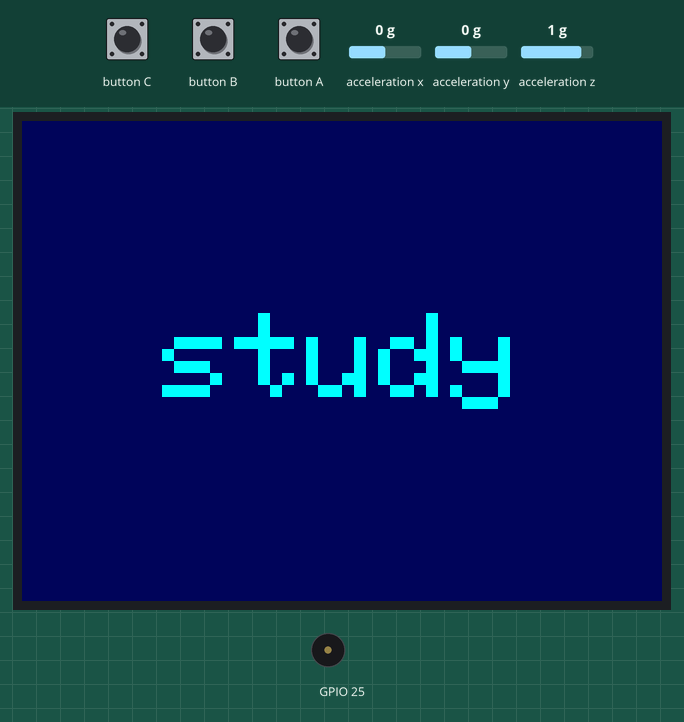
The sketch below on a simulated ESP32. Parts: 320×240 colour display, buzzer (waves = sounding). Inputs (shaded band) come from the test bench; at power-on: acceleration z 1 g, acceleration x 0 g, acceleration y 0 g. WiFi joins after 1.5 s; servers stay silent unless stated; uploads are accepted with an empty reply; what the sketch prints to the serial monitor is not drawn.

Above: at 3.0 s.
3.1 s: acceleration z set to 0.7 g
At 5.9 s:
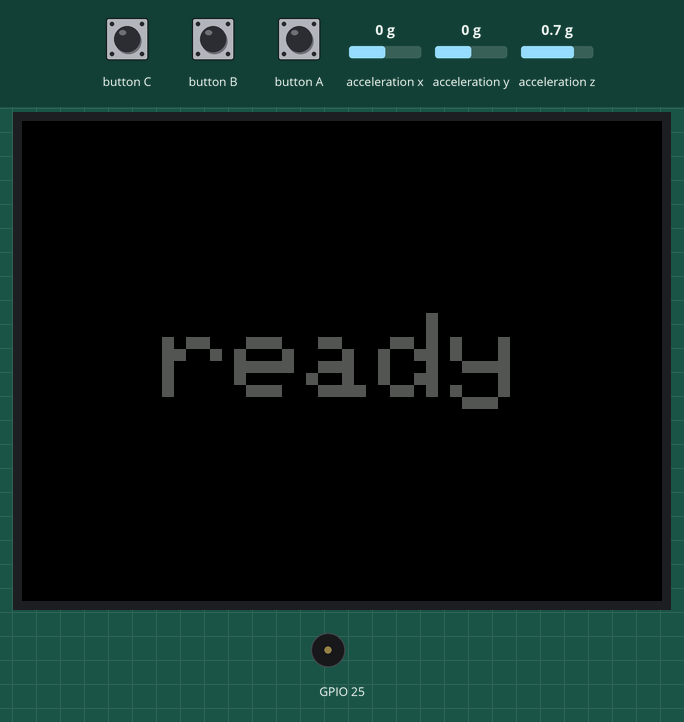
6.1 s: acceleration x set to -0.7 g
9.1 s: acceleration x set to -1 g
At 11.9 s:
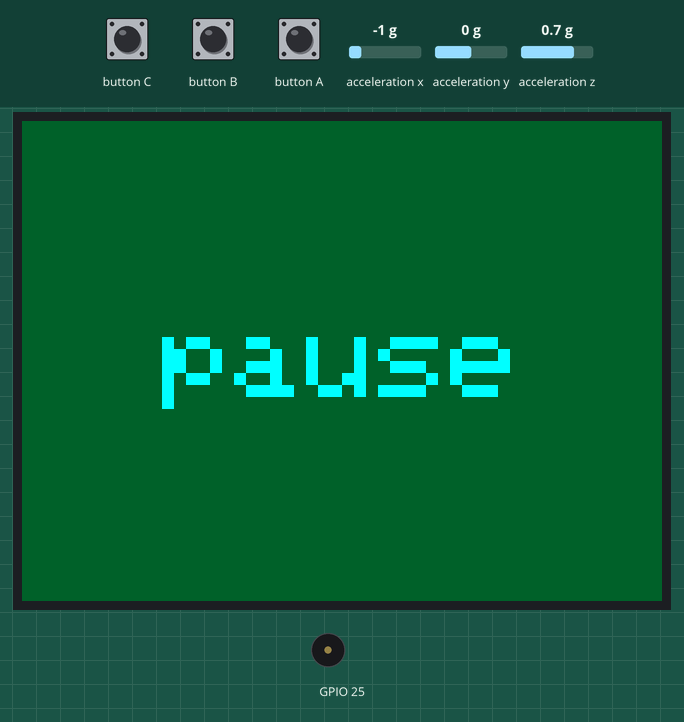
12.1 s: acceleration x set to 0.7 g
At 14.9 s:
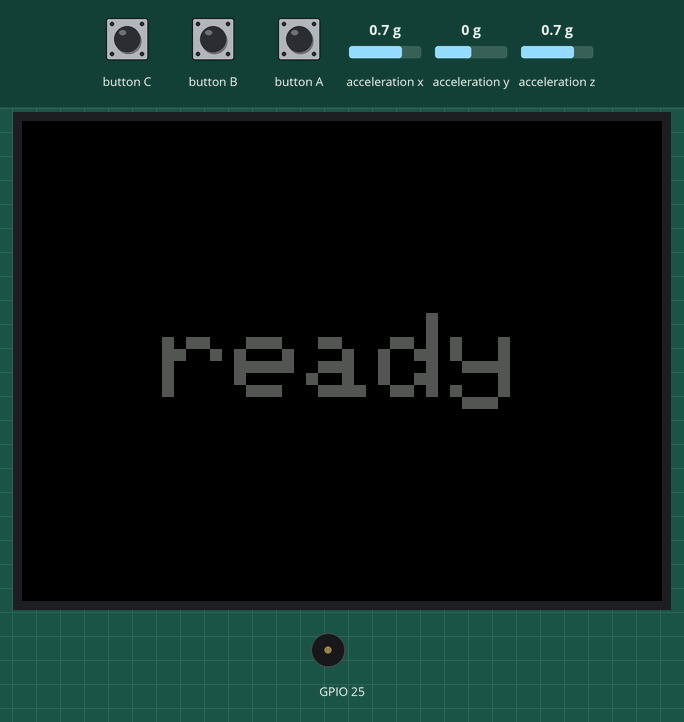
15.1 s: acceleration x set to 1 g
At 17.9 s:
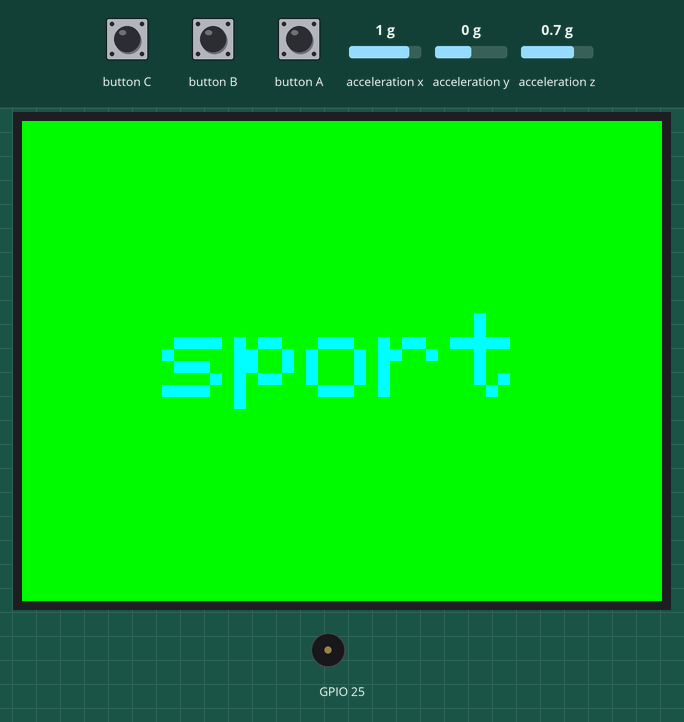
18.1 s: acceleration z set to 1.4 g
At 20.3 s:
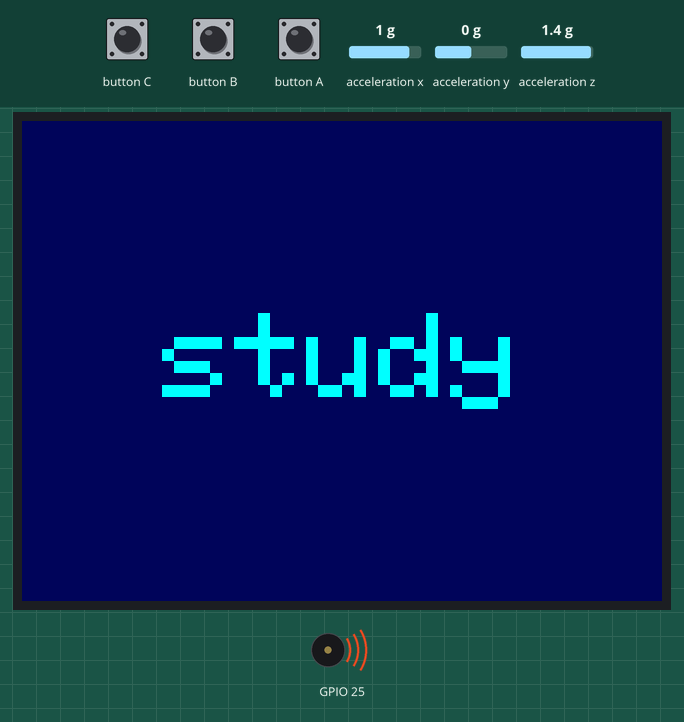
Timing chart, 0 to 21.9 s (numbered marks = the images above; inputs shaded):
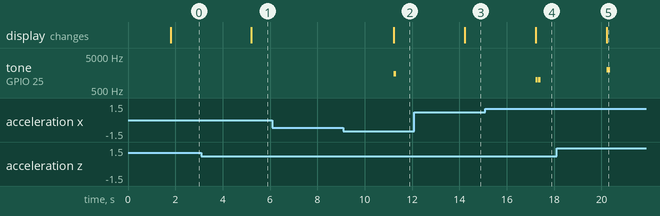

The sketch:

FlowCube.ino
```cpp
// FlowCube - M5Stack Core2 主程序 (极简纯净版)
// 功能：IMU 绝对 2 秒防抖 + 超大字体纯净显示 + 亮蓝色调优 + WebSocket / HTTP 上报

#include <M5Unified.h>
#include <WiFi.h>
#include <HTTPClient.h>
#include <ArduinoJson.h>
#include <WebSocketsClient.h>
#include "config.h"

// ── 检测阈值 ──────────────────────────────────────────────────────
#define TILT_THRESHOLD   0.8f   // 按规格：0.8 G
#define POLL_INTERVAL_MS 50     // IMU 采样间隔（ms）
#define PING_INTERVAL_MS 20000  // WebSocket keepalive 间隔（ms）

// ── 姿态定义 ──────────────────────────────────────────────────────
enum Face { FACE_IDLE, FACE_STUDY, FACE_PAUSE, FACE_SPORT, FACE_REST, FACE_UNKNOWN };

const char* faceActions[] = { "idle", "study", "pause", "exercise", "rest", "unknown" };

// ── 全局状态 ──────────────────────────────────────────────────────
Face     currentFace  = FACE_UNKNOWN;
Face     pendingFace  = FACE_UNKNOWN;
Face     lastSentFace = FACE_UNKNOWN;

uint32_t stableStartTime = 0;   // 用于精确记录 2 秒防抖的时间戳
bool     wsConnected  = false;
bool     wifiConnected = false;
uint32_t lastPingMs   = 0;
uint32_t lastImuMs    = 0;

WebSocketsClient wsClient;

// ─────────────────────────────────────────────────────────────────
// 震动与声音控制
// ─────────────────────────────────────────────────────────────────
void vibrate(int count, int onMs, int offMs) {
  for (int i = 0; i < count; i++) {
    M5.Power.setVibration(255);
    delay(onMs);
    M5.Power.setVibration(0);
    if (i < count - 1) delay(offMs);
  }
}

void playStudySound() { M5.Speaker.tone(2000, 150); }
void playSportSound() {
  M5.Speaker.tone(1000, 100);
  delay(120);
  M5.Speaker.tone(1000, 100);
}
void playPauseSound() { M5.Speaker.tone(1500, 100); }
void playEndSound()   { M5.Speaker.tone(500, 400);  }

// ─────────────────────────────────────────────────────────────────
// 极简屏幕绘制 (仅显示超大状态文字)
// ─────────────────────────────────────────────────────────────────
void drawScreen(Face face) {
  uint32_t bg = TFT_BLACK;
  String displayText = "";

  switch (face) {
    case FACE_STUDY:
      bg = M5.Display.color565(0, 170, 255);
      displayText = "study";
      break;
    case FACE_PAUSE:
      bg = M5.Display.color565(100, 100, 100);
      displayText = "pause";
      break;
    case FACE_SPORT:
      bg = TFT_RED;
      displayText = "sport";
      break;
    case FACE_REST:
      bg = TFT_GREEN;
      displayText = "end";
      break;
    default:
      bg = TFT_BLACK;
      displayText = "ready";
      break;
  }
  M5.Display.fillScreen(bg);

  // 文字颜色：绿色背景用黑字，其余用白字，待机用灰色
  uint32_t fg = (face == FACE_REST) ? TFT_BLACK : TFT_WHITE;
  if (face == FACE_IDLE || face == FACE_UNKNOWN) fg = 0x555555;

  // 修改点 2: 极简 UI，只有超大的状态文字
  M5.Display.setTextColor(fg);
  M5.Display.setTextDatum(MC_DATUM); // 设置绝对居中对齐
  M5.Display.setTextSize(6);         // 设置超大字号
  M5.Display.drawString(displayText, 160, 120); // 在屏幕正中心绘制
}

// ─────────────────────────────────────────────────────────────────
// 姿态事件处理
// ─────────────────────────────────────────────────────────────────
void handleFaceEvent(Face face) {
  drawScreen(face);

  switch (face) {
    case FACE_STUDY:
      playStudySound(); vibrate(1, 100, 0); break;
    case FACE_PAUSE:
      playPauseSound(); vibrate(1, 50, 0); break;
    case FACE_SPORT:
      playSportSound(); vibrate(2, 100, 120); break;
    case FACE_REST:
      playEndSound();   vibrate(1, 400, 0); break;
    default:
      return;
  }

  // 串口 JSON 打印
  StaticJsonDocument<64> serialDoc;
  serialDoc["action"] = faceActions[face];
  serializeJson(serialDoc, Serial);
  Serial.println();

  // WebSocket 发送
  if (wsConnected) {
    StaticJsonDocument<128> wsDoc;
    wsDoc["type"]      = "orientation";
    wsDoc["device_id"] = DEVICE_ID;
    wsDoc["face"]      = faceActions[face];
    wsDoc["timestamp"] = millis();
    char wsBuf[128];
    serializeJson(wsDoc, wsBuf);
    wsClient.sendTXT(wsBuf);
  }

  // HTTP POST
  if (wifiConnected) {
    HTTPClient http;
    char url[96];
    snprintf(url, sizeof(url), "http://%s:%d/device/orientation", SERVER_HOST, SERVER_PORT);
    http.begin(url);
    http.addHeader("Content-Type", "application/json");

    StaticJsonDocument<128> postDoc;
    postDoc["deviceId"]    = DEVICE_ID;
    postDoc["event"]       = "flip";
    postDoc["orientation"] = faceActions[face];
    postDoc["ts"]          = (uint32_t)(millis() / 1000);
    char postBuf[128];
    serializeJson(postDoc, postBuf);

    http.POST(postBuf);
    http.end();
  }
}

// ─────────────────────────────────────────────────────────────────
// IMU 翻转检测
// ─────────────────────────────────────────────────────────────────
Face detectFace() {
  float ax = 0.0, ay = 0.0, az = 0.0;
  M5.Imu.getAccel(&ax, &ay, &az);

  if (az >  TILT_THRESHOLD) return FACE_STUDY; // 屏幕朝上
  if (ax >  TILT_THRESHOLD) return FACE_SPORT; // 向左翻转 (Gravity on +X)
  if (ax < -TILT_THRESHOLD) return FACE_PAUSE; // 向右翻转 (Gravity on -X)
  if (ay < -TILT_THRESHOLD) return FACE_REST;  // 向前翻转 (Gravity on -Y)

  return FACE_IDLE;
}

// ─────────────────────────────────────────────────────────────────
// 网络底层代码 (WebSocket & WiFi)
// ─────────────────────────────────────────────────────────────────
void sendHandshake() {
  StaticJsonDocument<128> doc;
  doc["type"] = "handshake"; doc["client_type"] = "device"; doc["device_id"] = DEVICE_ID;
  char buf[128]; serializeJson(doc, buf); wsClient.sendTXT(buf);
}
void sendPing() {
  StaticJsonDocument<64> doc; doc["type"] = "ping";
  char buf[64]; serializeJson(doc, buf); wsClient.sendTXT(buf);
}

void onWsEvent(WStype_t type, uint8_t* payload, size_t length) {
  if (type == WStype_CONNECTED) { wsConnected = true; sendHandshake(); }
  else if (type == WStype_DISCONNECTED) { wsConnected = false; }
}

void connectWiFi() {
  M5.Display.fillScreen(TFT_BLACK);
  M5.Display.setTextColor(0x888888);
  M5.Display.setTextDatum(MC_DATUM);
  M5.Display.setTextSize(2);
  M5.Display.drawString("Connecting WiFi...", 160, 120);

  WiFi.begin(WIFI_SSID, WIFI_PASSWORD);
  int attempts = 0;
  while (WiFi.status() != WL_CONNECTED && attempts < 30) {
    delay(500); attempts++;
  }
  wifiConnected = (WiFi.status() == WL_CONNECTED);
}

// ─────────────────────────────────────────────────────────────────
// Setup & Loop
// ─────────────────────────────────────────────────────────────────
void setup() {
  auto cfg = M5.config();
  M5.begin(cfg);
  Serial.begin(115200);

  M5.Display.setBrightness(255); // 屏幕最高亮度（为了透光）
  M5.Speaker.setVolume(128);     // 开启喇叭音量

  connectWiFi();

  if (wifiConnected) {
    wsClient.begin(SERVER_HOST, SERVER_PORT, SERVER_PATH);
    wsClient.onEvent(onWsEvent);
    wsClient.setReconnectInterval(5000);
  }

  currentFace = detectFace();
  pendingFace = currentFace;
  lastSentFace = FACE_UNKNOWN;
  drawScreen(currentFace);
}

void loop() {
  M5.update();
  uint32_t now = millis();

  // 网络保活
  if (wifiConnected) {
    wsClient.loop();
    if (wsConnected && (now - lastPingMs > PING_INTERVAL_MS)) {
      sendPing(); lastPingMs = now;
    }
  }

  // 修改点 1: 精确的 2 秒绝对时间防抖
  if (now - lastImuMs >= POLL_INTERVAL_MS) {
    lastImuMs = now;
    Face raw = detectFace();

    if (raw != pendingFace) {
      // 姿态发生变化，重置防抖计时器
      pendingFace = raw;
      stableStartTime = now;
    } else {
      // 如果当前姿态已经连续保持了 2000 毫秒（2秒）！
      if (now - stableStartTime >= 2000) {
        if (currentFace != pendingFace) {
          currentFace = pendingFace;

          // 如果是一个有意义的面，且和上次发出的不同，则触发动作
          if (currentFace != FACE_IDLE && currentFace != FACE_UNKNOWN) {
            if (currentFace != lastSentFace) {
              lastSentFace = currentFace;
              handleFaceEvent(currentFace);
            }
          } else {
            // 处于中间未定义角度，恢复 "ready" 界面
            drawScreen(currentFace);
            lastSentFace = FACE_UNKNOWN;
          }
        }
      }
    }
  }

  delay(10);
}
```

config.h
```cpp
// FlowCube M5Stack 配置文件
// 复制此文件为 config.h 并填入真实值。config.h 已加入 .gitignore，不会提交到版本库。

#pragma once

// WiFi
#define WIFI_SSID     "小美"
#define WIFI_PASSWORD "minjiminji"

// FlowCube 后端服务器（运行 Web_MVP/server 的主机）
#define SERVER_HOST "192.168.43.10"
#define SERVER_PORT 3000
#define SERVER_PATH "/ws"

// 设备唯一标识符（多设备时请修改）
#define DEVICE_ID "m5stack-flowcube-01"
```

Measured:
- the behaviour switches between 0.9 and 0.8 g on acceleration z (found by bisection; images 0 and 1)
- the behaviour switches between -0.8 and -0.9 g on acceleration x (found by bisection; images 1 and 2)
- the behaviour switches between 0.8 and 0.9 g on acceleration x (found by bisection; images 3 and 4)
- after the input at 3.1 s, the display: changes after 2.1 s (image 1)
- after the input at 6.1 s, every drawn part: stays the same
- after the input at 9.1 s, tone on GPIO 25: silent → 1500 Hz after 2.1 s, → silent 0.10 s later; the display: changes after 2.1 s (image 2)
- after the input at 12.1 s, the display: changes after 2.1 s (image 3)
- after the input at 15.1 s, tone on GPIO 25: alternates 1000 Hz for 0.10 s and silent for 0.02 s, 4 changes in all, then stays silent, starting after 2.1 s; the display: changes after 2.1 s (image 4)
- after the input at 18.1 s, tone on GPIO 25: silent → 2000 Hz after 2.1 s, → silent 0.15 s later; the display: changes after 2.1 s (image 5)
